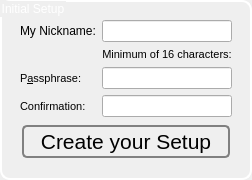
              <widget class="QGroupBox" name="groupBox_15">
               <property name="minimumSize">
                <size>
                 <width>0</width>
                 <height>99</height>
                </size>
               </property>
               <property name="styleSheet">
                <string notr="true">
QGroupBox { 
background-color:
qlineargradient(spread:pad, 
x1:0, y1:1, 
x2:1, y2:0, 
stop:0.05 rgba(218, 232, 255, 255), 
stop:1 rgba(170, 85, 255, 255));
color: rgb(255, 255, 255);

border-style: outset;
border-width: 2px;
border-radius: 10px;
border-color: white;
padding: 7px;
}



</string>
               </property>
               <property name="title">
                <string>Initial Setup</string>
               </property>
               <layout class="QVBoxLayout" name="verticalLayout_66">
                <item>
                 <layout class="QGridLayout" name="gridLayout">
                  <item row="2" column="0">
                   <widget class="QLabel" name="label_55">
                    <property name="font">
                     <font>
                      <pointsize>8</pointsize>
                     </font>
                    </property>
                    <property name="text">
                     <string>P&amp;assphrase:</string>
                    </property>
                    <property name="buddy">
                     <cstring>passphrase1</cstring>
                    </property>
                   </widget>
                  </item>
                  <item row="2" column="1">
                   <widget class="QLineEdit" name="passphrase1">
                    <property name="font">
                     <font>
                      <pointsize>6</pointsize>
                     </font>
                    </property>
                    <property name="styleSheet">
                     <string notr="true"/>
                    </property>
                    <property name="echoMode">
                     <enum>QLineEdit::Password</enum>
                    </property>
                   </widget>
                  </item>
                  <item row="5" column="1">
                   <widget class="QLineEdit" name="passphrase2">
                    <property name="font">
                     <font>
                      <pointsize>6</pointsize>
                     </font>
                    </property>
                    <property name="styleSheet">
                     <string notr="true"/>
                    </property>
                    <property name="echoMode">
                     <enum>QLineEdit::Password</enum>
                    </property>
                   </widget>
                  </item>
                  <item row="0" column="1">
                   <widget class="QLineEdit" name="username">
                    <property name="styleSheet">
                     <string notr="true"/>
                    </property>
                   </widget>
                  </item>
                  <item row="0" column="0">
                   <widget class="QLabel" name="label_14">
                    <property name="text">
                     <string>My Nickname:</string>
                    </property>
                   </widget>
                  </item>
                  <item row="5" column="0">
                   <widget class="QLabel" name="label_56">
                    <property name="font">
                     <font>
                      <pointsize>8</pointsize>
                     </font>
                    </property>
                    <property name="text">
                     <string>Confirmation:</string>
                    </property>
                    <property name="buddy">
                     <cstring>passphrase2</cstring>
                    </property>
                   </widget>
                  </item>
                  <item row="1" column="1">
                   <widget class="QLabel" name="label_58">
                    <property name="font">
                     <font>
                      <pointsize>8</pointsize>
                     </font>
                    </property>
                    <property name="text">
                     <string>Minimum of 16 characters:</string>
                    </property>
                    <property name="alignment">
                     <set>Qt::AlignCenter</set>
                    </property>
                   </widget>
                  </item>
                 </layout>
                </item>
                <item>
                 <widget class="QPushButton" name="setPassphrase">
                  <property name="font">
                   <font>
                    <pointsize>16</pointsize>
                   </font>
                  </property>
                  <property name="styleSheet">
                   <string notr="true">QPushButton {
 border: 2px solid gray;
 background-color: qlineargradient(x1: 0, y1: 0, x2: 0, y2: 1,
                                   stop: 0 #E0E0E0, stop: 1 #FFFFFF);
 border-radius: 5px;
 margin: 2px;
 padding: 2px;
 }


QPushButton:hover { 
background-color: qlineargradient(x1: 0, y1: 0, x2: 0, y2: 1,
                                   stop: 0 rgb(254,229,172), stop: 1 #FFFFFF);
background-position: top center; } 


QPushButton:pressed {
     background-color: darkgrey;
     border-style: inset;
 }
</string>
                  </property>
                  <property name="text">
                   <string>Create your Setup</string>
                  </property>
                  <property name="icon">
                   <iconset resource="../Icons/icons.qrc">
                    <normaloff>:/nuvola/ok.png</normaloff>:/nuvola/ok.png</iconset>
                  </property>
                  <property name="iconSize">
                   <size>
                    <width>24</width>
                    <height>24</height>
                   </size>
                  </property>
                 </widget>
                </item>
               </layout>
              </widget>
